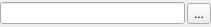
<?xml version="1.0" encoding="UTF-8"?>
<ui version="4.0">
 <class>QTUIPathWidget</class>
 <widget class="QWidget" name="QTUIPathWidget">
  <property name="geometry">
   <rect>
    <x>0</x>
    <y>0</y>
    <width>211</width>
    <height>27</height>
   </rect>
  </property>
  <property name="windowTitle">
   <string>Form</string>
  </property>
  <layout class="QHBoxLayout" name="horizontalLayout">
   <property name="spacing">
    <number>2</number>
   </property>
   <property name="margin">
    <number>0</number>
   </property>
   <item>
    <widget class="QLineEdit" name="path">
     <property name="alignment">
      <set>Qt::AlignRight|Qt::AlignTrailing|Qt::AlignVCenter</set>
     </property>
    </widget>
   </item>
   <item>
    <widget class="QToolButton" name="browse">
     <property name="toolTip">
      <string>Browse for a file ...</string>
     </property>
     <property name="text">
      <string>...</string>
     </property>
    </widget>
   </item>
  </layout>
 </widget>
 <resources/>
 <connections/>
</ui>
